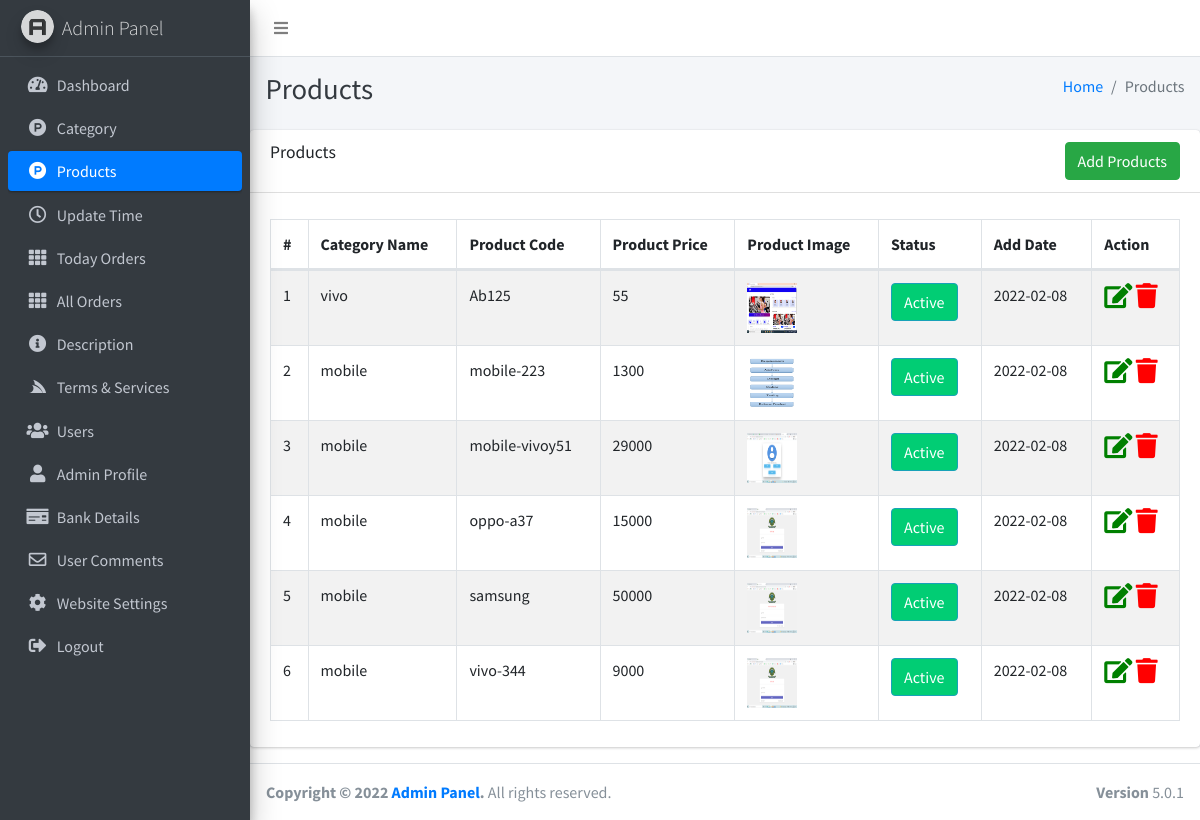
Page /admin/product.php (signed in) on the committed database.
### tables this page shows
CREATE TABLE `products` (
  `id` int(11) NOT NULL,
  `cate_id` int(255) NOT NULL,
  `product_code` varchar(255) NOT NULL,
  `product_price` varchar(255) NOT NULL,
  `product_img` varchar(255) NOT NULL,
  `add_date` date NOT NULL,
  `status` int(255) NOT NULL
);

CREATE TABLE `category` (
  `id` int(255) NOT NULL,
  `cate_name` varchar(255) NOT NULL
);

### admin/product.php (the view, shortened to what this page needs)
<?php include_once ("includes/header.php");
      include_once ("includes/topbar.php");
      include_once ("includes/sidebar.php");
?>
<div class="content-wrapper">
    <div class="content-header">
      <div class="container-fluid">
        <div class="row mb-2">
          <div class="col-sm-6">
            <h1 class="m-0 text-dark">Products</h1>
          </div>
          <div class="col-sm-6">
            <ol class="breadcrumb float-sm-right">
              <li class="breadcrumb-item"><a href="dashboard.php">Home</a></li>
              <li class="breadcrumb-item active">Products</li>
            </ol>
          </div>
        </div>
      </div>
    </div>
    <div class="card">
              <div class="card-header">
                <h3 class="card-title">Products</h3>
                <a href="#" class="btn btn-success float-right" data-toggle="modal" data-target="#myModal">Add Products</a>
              </div>
              <div class="card-body">
                <table id="example2" class="table table-bordered table-striped">
                  <thead>
                  <tr>
                    <th>#</th>
                    <th>Category Name</th>
                    <th>Product Code</th>
                    <th>Product Price</th>
                    <th>Product Image</th>
                    <th>Status</th>
                    <th>Add Date</th>
                    <th>Action</th>
                  </tr>
                  </thead>
                  <tbody>
                  <?php
                     $k=0;
                      $sql = mysqli_query($con, "SELECT * FROM `products`");
                            $result = mysqli_num_rows($sql);
                              if($result  > 0) {
                              while($row = mysqli_fetch_assoc($sql)) {
                        ?>
                  <tr>
                     <td><?php echo ++$k; ?></td>
                    <td>
                      <?php
                        $cate_id=$row['cate_id'];
                        $sql2 = "SELECT * FROM category WHERE id='$cate_id'";
                        $result2 = mysqli_query($con, $sql2);
                        $row2 = mysqli_fetch_assoc($result2);
                         echo $row2['cate_name'];
                      ?>
                    </td>
                    <td><?php echo $row['product_code']; ?></td>
                    <td><?php echo $row['product_price']; ?></td>
                    <td><img src="<?php echo $row['product_img']; ?>" alt="product Img" width="50px" height="50px"></td>
                    <td><?php
                        if($row['status']==1)
                        { echo "<a class='btn btn-info' style='border-color:2px solid #01cd74; background-color:#01cd74;' href='product_status.php?id=".$row['id']."&status=".'0'."' title='Click To Deactive'>Active</a>" ;}
                         ?></td>
                      <td><?php echo $row['add_date'];?></td>
                    <td>
                      <i class="fas fa-edit editbtn" style="font-size: 25px;color: green;"></i>
                      <a href="javascript:void(0)" data-id="<?php echo $row['id']; ?>" class="delete_btn">
                          <i class="fas fa-trash" style="font-size: 25px;color: red;"></i>
                         </a>
                    </td>
                  </tr>
                <?php }} ?>
            </tbody>
          </table>
    </div>
   </div>
</div>
<?php include_once ("includes/footer.php");?>

### admin/includes/header.php (shortened to what this page needs)
<!DOCTYPE html>
<html>
<head>
  <link rel="stylesheet" href="assets/plugins/fontawesome-free/css/all.min.css">
  <link rel="stylesheet" href="https://code.ionicframework.com/ionicons/2.0.1/css/ionicons.min.css">
  <link rel="stylesheet" href="assets/plugins/tempusdominus-bootstrap-4/css/tempusdominus-bootstrap-4.min.css">
  <link rel="stylesheet" href="assets/plugins/icheck-bootstrap/icheck-bootstrap.min.css">
  <link rel="stylesheet" href="assets/plugins/jqvmap/jqvmap.min.css">
  <link rel="stylesheet" href="assets/dist/css/adminlte.min.css">
  <link rel="stylesheet" href="assets/plugins/overlayScrollbars/css/OverlayScrollbars.min.css">
  <link rel="stylesheet" href="assets/plugins/daterangepicker/daterangepicker.css">
  <link rel="stylesheet" href="assets/plugins/datatables-bs4/css/dataTables.bootstrap4.min.css">
  <link rel="stylesheet" href="assets/plugins/datatables-responsive/css/responsive.bootstrap4.min.css">
  <link rel="stylesheet" href="assets/plugins/summernote/summernote-bs4.min.css">
  <link rel="stylesheet" href="assets/plugins/codemirror/codemirror.css">
  <link rel="stylesheet" href="assets/plugins/codemirror/theme/monokai.css">
</head>
<body class="hold-transition sidebar-mini layout-fixed">
<div class="wrapper">

### admin/includes/topbar.php (shortened to what this page needs)
<nav class="main-header navbar navbar-expand navbar-white navbar-light">
  <ul class="navbar-nav">
    <li class="nav-item">
      <a class="nav-link" data-widget="pushmenu" href="#" role="button"><i class="fas fa-bars"></i></a>
    </li>
  </ul>
</nav>

### admin/includes/sidebar.php (shortened to what this page needs)
<aside class="main-sidebar sidebar-dark-primary elevation-4">
  <a href="dashboard.php" class="brand-link">
    <img src="assets/dist/img/AdminLTELogo.png" alt="AdminLTE Logo" class="brand-image img-circle elevation-3"
         style="opacity: .8">
    <span class="brand-text font-weight-light">Admin Panel</span>
  </a>
  <div class="sidebar">
    <nav class="mt-2">
      <ul class="nav nav-pills nav-sidebar flex-column" data-widget="treeview" role="menu" data-accordion="false">
        <li class="nav-item has-treeview">
          <a href="dashboard.php" class="nav-link">
            <i class="nav-icon fas fa-tachometer-alt"></i>
            <p>
              Dashboard
            </p>
          </a>
        </li>
        <li class="nav-item">
          <a href="category.php" class="nav-link">
            <i class="nav-icon fab fa-product-hunt"></i>
            <p>
              Category
            </p>
          </a>
        </li>
        <li class="nav-item">
          <a href="product.php" class="nav-link">
            <i class="nav-icon fab fa-product-hunt"></i>
            <p>
              Products
            </p>
          </a>
        </li>
        <li class="nav-item">
          <a href="utime.php" class="nav-link">
            <i class="nav-icon far fa-clock"></i>
            <p>
              Update Time
            </p>
          </a>
        </li>
        <li class="nav-item">
          <a href="order.php" class="nav-link">
            <i class="nav-icon fas fa-th"></i>
            <p>
              Today Orders
            </p>
          </a>
        </li>
        <li class="nav-item">
          <a href="allorder.php" class="nav-link">
            <i class="nav-icon fas fa-th"></i>
            <p>
              All Orders
            </p>
          </a>
        </li>
        <li class="nav-item">
          <a href="description.php" class="nav-link">
            <i class="nav-icon  fas fa-info-circle"></i>
            <p>
              Description
            </p>
          </a>
        </li>
        <li class="nav-item">
          <a href="terms.php" class="nav-link">
            <i class="nav-icon fab fa-servicestack"></i>
            <p>
              Terms & Services
            </p>
          </a>
        </li>
        <li class="nav-item">
          <a href="user.php" class="nav-link">
            <i class="nav-icon fas fa-users"></i>
            <p>
              Users
            </p>
          </a>
        </li>
        <li class="nav-item">
          <a href="profile.php" class="nav-link">
            <i class="nav-icon fas fa-user"></i>
            <p>
              Admin Profile
            </p>
          </a>
        </li>
        <li class="nav-item">
          <a href="bank_details.php" class="nav-link">
            <i class="nav-icon fas fa-money-check"></i>
            <p>
              Bank Details
            </p>
          </a>
        </li>
        <li class="nav-item">
          <a href="comment.php" class="nav-link">
            <i class="nav-icon far fa-envelope"></i>
            <p>
              User Comments
            </p>
          </a>
        </li>
        <li class="nav-item">
          <a href="website.php" class="nav-link">
            <i class="nav-icon fas fa-cog"></i>
            <p>
              Website Settings
            </p>
          </a>
        </li>
        <li class="nav-item">
          <a href="logout.php" class="nav-link">
            <i class="nav-icon fas fa-sign-out-alt"></i>
            <p>
              Logout
            </p>
          </a>
        </li>
      </ul>
    </nav>
  </div>
</aside>

### admin/includes/footer.php (shortened to what this page needs)
<footer class="main-footer">
    <strong>Copyright &copy; <?php echo date('20y');?> <a href="index.php"> Admin Panel</a>.</strong>
    All rights reserved.
    <div class="float-right d-none d-sm-inline-block">
      <b>Version</b> 5.0.1
    </div>
  </footer>
</div>
</body>
</html>

### rows in the picture
products: cate.cate_name "vivo", product_code "Ab125", product_price "55", product_img (picture), add_date "2022-02-08"
products: cate.cate_name "mobile", product_code "mobile-223", product_price "1300", product_img (picture), add_date "2022-02-08"
products: cate.cate_name "mobile", product_code "mobile-vivoy51", product_price "29000", product_img (picture), add_date "2022-02-08"
products: cate.cate_name "mobile", product_code "oppo-a37", product_price "15000", product_img (picture), add_date "2022-02-08"
products: cate.cate_name "mobile", product_code "samsung", product_price "50000", product_img (picture), add_date "2022-02-08"
products: cate.cate_name "mobile", product_code "vivo-344", product_price "9000", product_img (picture), add_date "2022-02-08"
